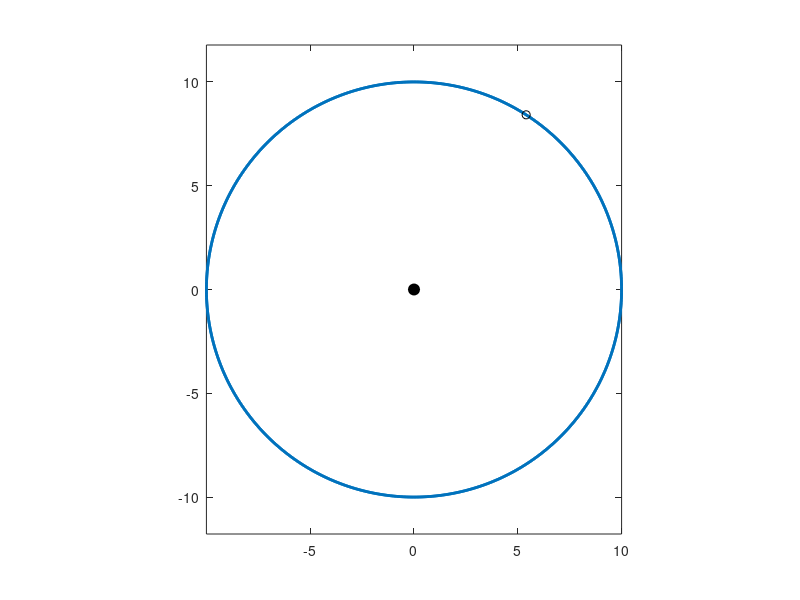

The MATLAB script that drew this image: (Note: this script raises an error after producing the figure.)
% mec_CM.m

% Animation of an object executing circular motion with an applied
%   constant torque. The acceleration vectors and the tangential velocity
%   are shown as the object moves around a circle.  

% DOING PHYSICS WITH MATLAB: 
%   https://d-arora.github.io/Doing-Physics-With-Matlab/
% VISUAL PHYSICS ONLINE
%   http://www.physics.usyd.edu.au/teach_res/hsp/sp/spHome.htm
% Documentation
%   http://www.physics.usyd.edu.au/teach_res/hsp/sp/mod5new/mod52B.htm
% Download Scripts
%   http://www.physics.usyd.edu.au/teach_res/mp/mscripts/

% Ian Cooper  ian.cooper@sydney.edu.au
% School of Physics, University of Sydney
% 1909704   Matlab 2018b

% Script calls the function DrawArrow.m (download)
%   DrawArrow(zT,magV,angleV,L,W,LW,col)
%      zT (x,y) coordinates of vector tail
%      magV     length of vector (magnitude)
%      angleV   angle of vector w.r.t. X axis
%      L        length of arrow head
%      W        width of arrow head
%      LW       width of arrow for plotting
%      col      RGB color of arrow  [x x x]  

clear
close all
clc

% ANIMATION and GIF file ==============================================
% Show and Save animation as a gif file (0 no)  (1 yes) for flagAG
    flagAG = 1;    
% file name for animated gif   
    ag_name = 'ag_CM.gif'; 
% Delay in seconds before displaying the next image  
    delay = 0.0;
    frame1 = 0;

    
% SETUP ==============================================================
% Radius of circle
  R = 10;
% Period of motion
  T = 1;
% Number of time steps;
  nT = 400;
% angular acceleration
  alpha = 1;  
% angular frequency
  w = 2*pi/T;
% time interval
  tMax = 3*T;
  t = linspace(1,tMax,nT);
% (x,y) coordinates for points on circle
  x = R.*cos(w*t);
  y = R.*sin(w*t);
% max angular speed
  wMax = alpha*tMax;

  
% GRAHICS =============================================================
  figure(1)
   pos = [0.1 0.2 0.25 0.35];
   set(gcf,'Units','normalized')
   set(gcf,'Position',pos)
   set(gcf,'color','w')
   box on
  
for ct = 1 : nT
    
  xP = x; yP = y;
  plot(xP,yP,'linewidth',2)
 
  axis equal;
  hold on

% Origin (0,0) 
  Hplot = plot(0,0,'ko');
  set(Hplot,'markerfacecolor','k','markersize',8)

% (x,y) coordinates of rotating object  
  wN = alpha*t(ct);
  xN = R*cos(wN*t(ct));
  yN = R*sin(wN*t(ct));
  
% tangential velocity (green)
  xP = xN; yP = yN;
  plot(xP,yP,'ko')
  zT = xN + 1i*yN;
  angleV = atan2(yN,xN) + pi/2;
  magV = 10*(wN/wMax); L = 1; W = 0.5; LW = 5; col = [0 1 0];
  DrawArrow(zT,magV,angleV,L,W,LW,col)
  
% centripetal acceleration (orange)
  zT = xN + 1i*yN;
  angleV = atan2(yN,xN) + pi;
  magV = 9*(wN/wMax)^2; L = 1; W = 0.5; LW = 3; col = [1 0.6 0];
  DrawArrow(zT,magV,angleV,L,W,LW,col)
  ac = magV;
  
% tangential acceleration  (orange)
  xP = xN; yP = yN;
  plot(xP,yP,'ko')
  zT = xN + 1i*yN;
  angleV = atan2(yN,xN) + pi/2;
  magV = 5; L = 1; W = 0.5; LW = 3; col = [1 0.6 0];
  DrawArrow(zT,magV,angleV,L,W,LW,col)
  at = magV;

% linear acceleration  (red)
  acc = sqrt(ac^2 + at^2);
  theta = atan2(ac,at);
  magV = acc;
  angleV = theta + angleV;
  L = 1; W = 0.5; LW = 3; col = [1 0 0];
  DrawArrow(zT,magV,angleV,L,W,LW,col)
  
% (x,y) coordinates of object
  xP = xN; yP = yN;
  Hplot = plot(xP,yP,'ko');
  set(Hplot,'markerfacecolor','k','markersize',12);

  text(10,-13,'mecCMN.m','fontsize',8) 
  axis([-14 14 -14 14])
  axis off
  set(gca,'position',[0.05 0.05 0.9 0.9])
  pause(0.001)
  hold off
  
% Save animation 
    if flagAG == 1
       frame1 = frame1 + 1;
         frame = getframe(1);
         im = frame2im(frame);
         [imind,cm] = rgb2ind(im,256);
         % On the first loop, create the file. In subsequent loops, append.
         if frame1 == 1
           imwrite(imind,cm,ag_name,'gif','DelayTime',delay,'loopcount',inf);
         else
          imwrite(imind,cm,ag_name,'gif','DelayTime',delay,'writemode','append');
         end
    end    
  
end
  
